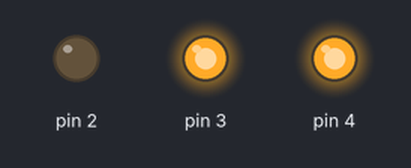
A program run on a simulated Arduino Uno, built with avr-gcc and run on an emulated ATmega328P. Shown: output pins drawn as LEDs (lit = HIGH).

Above: at 0.03 s.
At 2.71 s:
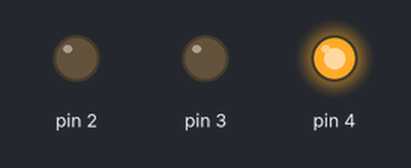
Timing chart, 0 to 3.0 s (numbered marks = the images above):
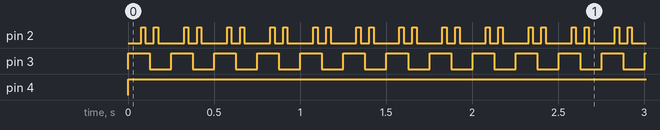

Measured:
- by itself, pin 2: repeats every 0.25 s: LOW 0.05 s, HIGH 0.03 s, LOW 0.15 s, HIGH 0.03 s
- by itself, pin 3: alternates HIGH for 0.13 s and LOW for 0.13 s
- by itself, pin 4: LOW → HIGH at 0.00 s

The program:

main.cpp
```cpp
#include <Arduino.h>

int ID1 = 72; // Decimal representation of the ID of the first LED
int ID2 = 31; // Decimal representation of the ID of the Second LED
int ID3 = 1023; // Decimal representation of the ID of the Third LED

bool binaryID1[10]; // Here we will store the binary representation of LED1's ID
bool binaryID2[10]; // Here we will store the binary representation of LED2's ID
bool binaryID3[10]; // Here we will store the binary representation of LED3's ID

int CameraFPS = 40; // used such that every frame bit will be displayed in one frame
double delayTime = (1.0/CameraFPS)*1000; // delay time between each bit in ms

// Function to convert decimal to binary
void DecimalToBinary(int value, bool order[10]){
  const int bits = 10;
  char binary[10+2] = {0}; //This is where the binary representation will be stored
  value += pow(2,10); //Adding 2**10 so that there will always be 11 digits in the string
  itoa(value,binary,2); //Convert value to a string using base 2 and save it in the string named binary
  char* string = binary + 1 ; //get rid of the most significant digit as you only want 10 bits

  for (int i=10-1, j=0; i >= 0; i--, j++){
    order[j] = string[i] - '0';
    }
}

void setup()
{
 Serial.begin(9600);
 pinMode(2,OUTPUT);
 pinMode(3,OUTPUT);
 pinMode(4,OUTPUT);

 // converting Decimal IDs to binary ones
 DecimalToBinary(ID1, binaryID1);
 DecimalToBinary(ID2, binaryID2);
 DecimalToBinary(ID3, binaryID3);

}


void loop()
{
  for (int i=0; i<10; i++){
    digitalWrite(2, binaryID1[i]);
    digitalWrite(3, binaryID2[i]);
    digitalWrite(4, binaryID3[i]);
//    Serial.println(delayTime);
    delay(delayTime);
    }
}
```
